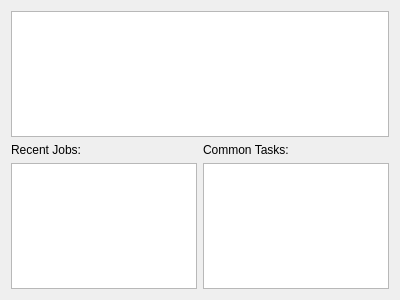
<?xml version="1.0" encoding="UTF-8"?>
<ui version="4.0">
 <class>CWE01</class>
 <widget class="QWidget" name="CWE01">
  <property name="geometry">
   <rect>
    <x>0</x>
    <y>0</y>
    <width>400</width>
    <height>300</height>
   </rect>
  </property>
  <property name="windowTitle">
   <string>Form</string>
  </property>
  <layout class="QGridLayout" name="gridLayout">
   <item row="2" column="0">
    <widget class="QListWidget" name="listWidget"/>
   </item>
   <item row="2" column="1">
    <widget class="QListWidget" name="listWidget_2"/>
   </item>
   <item row="0" column="0" colspan="2">
    <widget class="QGraphicsView" name="graphicsView"/>
   </item>
   <item row="1" column="0">
    <widget class="QLabel" name="label">
     <property name="text">
      <string>Recent Jobs:</string>
     </property>
    </widget>
   </item>
   <item row="1" column="1">
    <widget class="QLabel" name="label_2">
     <property name="text">
      <string>Common Tasks:</string>
     </property>
    </widget>
   </item>
  </layout>
 </widget>
 <resources/>
 <connections/>
</ui>
